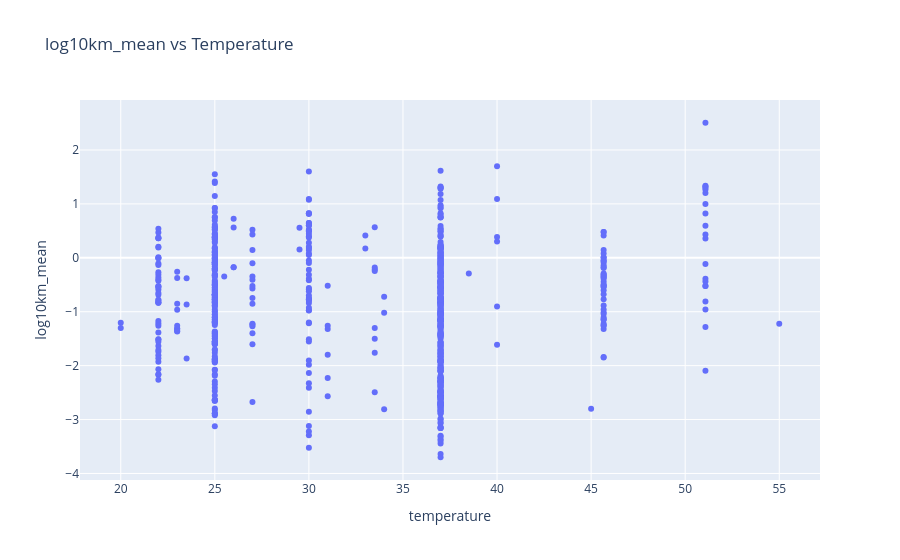

The cell this chart's notebook holds for it:
### Code cell
#log10km_mean vs reaction_mw_diff_perc (IS NOT AVAILABLE FOR KM): See if turnover is impacted by size of chemical transformation

### Figure 1 — Plotly figure (JSON) as saved in the notebook; plotly's stock layout.template omitted (floating-point values rounded to 4 significant figures; data arrays with more than 128 entries replaced by an {"elided": "..."} marker saying what was removed)
{"data": [{"hovertemplate": "temperature=%{x}<br>log10km_mean=%{y}<extra></extra>", "legendgroup": "", "marker": {"color": "#636efa", "symbol": "circle"}, "mode": "markers", "name": "", "orientation": "v", "showlegend": false, "type": "scatter", "x": {"elided": "718 float values"}, "xaxis": "x", "y": {"elided": "718 float values"}, "yaxis": "y"}], "layout": {"legend": {"tracegroupgap": 0}, "title": {"text": "log10km_mean vs Temperature"}, "xaxis": {"anchor": "y", "domain": [0, 1], "title": {"text": "temperature"}}, "yaxis": {"anchor": "x", "domain": [0, 1], "title": {"text": "log10km_mean"}}}}
